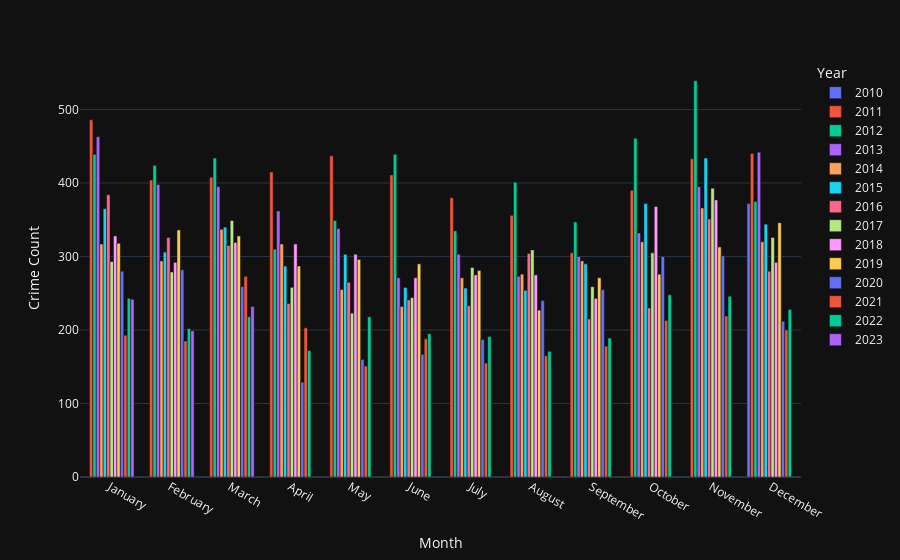

The notebook cell this image was saved under:
### Markdown cell above
There seems to be less crimes during spring and summer, this could be caused by the fact that there are less hours of light during the summer, but this is of course speculation.
The spike of burglaries in november is also interesting and could be worth looking into.

### Code cell
# create a bar graph with separate boxes for each year
fig = px.bar(grouped2, x='Month', y='Count', color='Year')
fig.update_layout(xaxis_title="Month", yaxis_title="Crime Count", barmode='group')
fig.update_xaxes(categoryorder='array', categoryarray= ['January', 'February', 'March', 'April', 'May', 'June', 'July', 'August', 'September', 'October', 'November', 'December'])
# show the plot
fig.show()

### Figure 1 — Plotly figure (JSON) as saved in the notebook; plotly's stock layout.template omitted (floating-point values rounded to 4 significant figures)
{"data": [{"alignmentgroup": "True", "hovertemplate": "Year=2010<br>Month=%{x}<br>Count=%{y}<extra></extra>", "legendgroup": "2010", "marker": {"color": "#636efa", "pattern": {"shape": ""}}, "name": "2010", "offsetgroup": "2010", "orientation": "v", "showlegend": true, "textposition": "auto", "x": ["December"], "xaxis": "x", "y": [372], "yaxis": "y", "type": "bar"}, {"alignmentgroup": "True", "hovertemplate": "Year=2011<br>Month=%{x}<br>Count=%{y}<extra></extra>", "legendgroup": "2011", "marker": {"color": "#EF553B", "pattern": {"shape": ""}}, "name": "2011", "offsetgroup": "2011", "orientation": "v", "showlegend": true, "textposition": "auto", "x": ["April", "August", "December", "February", "January", "July", "June", "March", "May", "November", "October", "September"], "xaxis": "x", "y": [415, 356, 440, 404, 486, 380, 411, 408, 437, 433, 390, 305], "yaxis": "y", "type": "bar"}, {"alignmentgroup": "True", "hovertemplate": "Year=2012<br>Month=%{x}<br>Count=%{y}<extra></extra>", "legendgroup": "2012", "marker": {"color": "#00cc96", "pattern": {"shape": ""}}, "name": "2012", "offsetgroup": "2012", "orientation": "v", "showlegend": true, "textposition": "auto", "x": ["April", "August", "December", "February", "January", "July", "June", "March", "May", "November", "October", "September"], "xaxis": "x", "y": [310, 401, 375, 424, 439, 335, 439, 434, 349, 539, 461, 347], "yaxis": "y", "type": "bar"}, {"alignmentgroup": "True", "hovertemplate": "Year=2013<br>Month=%{x}<br>Count=%{y}<extra></extra>", "legendgroup": "2013", "marker": {"color": "#ab63fa", "pattern": {"shape": ""}}, "name": "2013", "offsetgroup": "2013", "orientation": "v", "showlegend": true, "textposition": "auto", "x": ["April", "August", "December", "February", "January", "July", "June", "March", "May", "November", "October", "September"], "xaxis": "x", "y": [362, 273, 442, 398, 463, 303, 271, 395, 338, 395, 332, 300], "yaxis": "y", "type": "bar"}, {"alignmentgroup": "True", "hovertemplate": "Year=2014<br>Month=%{x}<br>Count=%{y}<extra></extra>", "legendgroup": "2014", "marker": {"color": "#FFA15A", "pattern": {"shape": ""}}, "name": "2014", "offsetgroup": "2014", "orientation": "v", "showlegend": true, "textposition": "auto", "x": ["April", "August", "December", "February", "January", "July", "June", "March", "May", "November", "October", "September"], "xaxis": "x", "y": [317, 276, 320, 294, 317, 271, 232, 337, 255, 366, 320, 294], "yaxis": "y", "type": "bar"}, {"alignmentgroup": "True", "hovertemplate": "Year=2015<br>Month=%{x}<br>Count=%{y}<extra></extra>", "legendgroup": "2015", "marker": {"color": "#19d3f3", "pattern": {"shape": ""}}, "name": "2015", "offsetgroup": "2015", "orientation": "v", "showlegend": true, "textposition": "auto", "x": ["April", "August", "December", "February", "January", "July", "June", "March", "May", "November", "October", "September"], "xaxis": "x", "y": [287, 254, 344, 306, 365, 257, 258, 340, 303, 434, 372, 290], "yaxis": "y", "type": "bar"}, {"alignmentgroup": "True", "hovertemplate": "Year=2016<br>Month=%{x}<br>Count=%{y}<extra></extra>", "legendgroup": "2016", "marker": {"color": "#FF6692", "pattern": {"shape": ""}}, "name": "2016", "offsetgroup": "2016", "orientation": "v", "showlegend": true, "textposition": "auto", "x": ["April", "August", "December", "February", "January", "July", "June", "March", "May", "November", "October", "September"], "xaxis": "x", "y": [236, 304, 280, 326, 384, 233, 241, 315, 265, 351, 230, 215], "yaxis": "y", "type": "bar"}, {"alignmentgroup": "True", "hovertemplate": "Year=2017<br>Month=%{x}<br>Count=%{y}<extra></extra>", "legendgroup": "2017", "marker": {"color": "#B6E880", "pattern": {"shape": ""}}, "name": "2017", "offsetgroup": "2017", "orientation": "v", "showlegend": true, "textposition": "auto", "x": ["April", "August", "December", "February", "January", "July", "June", "March", "May", "November", "October", "September"], "xaxis": "x", "y": [258, 309, 326, 279, 293, 285, 244, 349, 223, 393, 305, 259], "yaxis": "y", "type": "bar"}, {"alignmentgroup": "True", "hovertemplate": "Year=2018<br>Month=%{x}<br>Count=%{y}<extra></extra>", "legendgroup": "2018", "marker": {"color": "#FF97FF", "pattern": {"shape": ""}}, "name": "2018", "offsetgroup": "2018", "orientation": "v", "showlegend": true, "textposition": "auto", "x": ["April", "August", "December", "February", "January", "July", "June", "March", "May", "November", "October", "September"], "xaxis": "x", "y": [317, 275, 292, 292, 328, 275, 271, 319, 303, 377, 368, 243], "yaxis": "y", "type": "bar"}, {"alignmentgroup": "True", "hovertemplate": "Year=2019<br>Month=%{x}<br>Count=%{y}<extra></extra>", "legendgroup": "2019", "marker": {"color": "#FECB52", "pattern": {"shape": ""}}, "name": "2019", "offsetgroup": "2019", "orientation": "v", "showlegend": true, "textposition": "auto", "x": ["April", "August", "December", "February", "January", "July", "June", "March", "May", "November", "October", "September"], "xaxis": "x", "y": [287, 227, 346, 336, 318, 281, 290, 328, 296, 313, 276, 271], "yaxis": "y", "type": "bar"}, {"alignmentgroup": "True", "hovertemplate": "Year=2020<br>Month=%{x}<br>Count=%{y}<extra></extra>", "legendgroup": "2020", "marker": {"color": "#636efa", "pattern": {"shape": ""}}, "name": "2020", "offsetgroup": "2020", "orientation": "v", "showlegend": true, "textposition": "auto", "x": ["April", "August", "December", "February", "January", "July", "June", "March", "May", "November", "October", "September"], "xaxis": "x", "y": [129, 240, 212, 282, 280, 187, 167, 259, 160, 301, 300, 255], "yaxis": "y", "type": "bar"}, {"alignmentgroup": "True", "hovertemplate": "Year=2021<br>Month=%{x}<br>Count=%{y}<extra></extra>", "legendgroup": "2021", "marker": {"color": "#EF553B", "pattern": {"shape": ""}}, "name": "2021", "offsetgroup": "2021", "orientation": "v", "showlegend": true, "textposition": "auto", "x": ["April", "August", "December", "February", "January", "July", "June", "March", "May", "November", "October", "September"], "xaxis": "x", "y": [203, 165, 200, 185, 193, 155, 188, 273, 151, 219, 213, 178], "yaxis": "y", "type": "bar"}, {"alignmentgroup": "True", "hovertemplate": "Year=2022<br>Month=%{x}<br>Count=%{y}<extra></extra>", "legendgroup": "2022", "marker": {"color": "#00cc96", "pattern": {"shape": ""}}, "name": "2022", "offsetgroup": "2022", "orientation": "v", "showlegend": true, "textposition": "auto", "x": ["April", "August", "December", "February", "January", "July", "June", "March", "May", "November", "October", "September"], "xaxis": "x", "y": [172, 171, 228, 202, 243, 191, 195, 218, 218, 246, 248, 189], "yaxis": "y", "type": "bar"}, {"alignmentgroup": "True", "hovertemplate": "Year=2023<br>Month=%{x}<br>Count=%{y}<extra></extra>", "legendgroup": "2023", "marker": {"color": "#ab63fa", "pattern": {"shape": ""}}, "name": "2023", "offsetgroup": "2023", "orientation": "v", "showlegend": true, "textposition": "auto", "x": ["February", "January", "March"], "xaxis": "x", "y": [199, 242, 232], "yaxis": "y", "type": "bar"}], "layout": {"xaxis": {"anchor": "y", "domain": [0.0, 1.0], "title": {"text": "Month"}, "categoryorder": "array", "categoryarray": ["January", "February", "March", "April", "May", "June", "July", "August", "September", "October", "November", "December"]}, "yaxis": {"anchor": "x", "domain": [0.0, 1.0], "title": {"text": "Crime Count"}}, "legend": {"title": {"text": "Year"}, "tracegroupgap": 0}, "margin": {"t": 60}, "barmode": "group"}}
